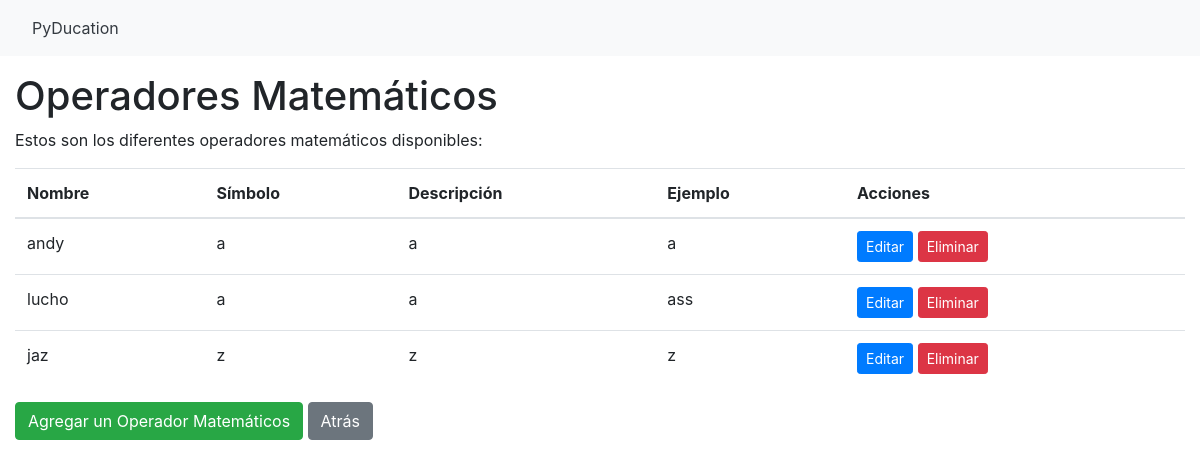
The app's page /math_operators/ with its own data.
### blog/models.py (models this page shows)
class MathOperator(models.Model):
    name = models.CharField(max_length=50)
    symbol = models.CharField(max_length=10)
    description = models.TextField(blank=True, null=True)
    example = models.CharField(max_length=50, blank=True, null=True)
    math_operator_created_by = models.ForeignKey(
        User,
        on_delete=models.CASCADE,
        related_name='math_operators_create',
        null=True,
        blank=True,
        default=None,
    )

### blog/views.py (the view)
# urls.py: path('math_operators/', MathOperatorListView.as_view(), name='math_operator_list'),
class MathOperatorListView(ListView):
    model = MathOperator
    template_name = 'math_operators/math_operator_list.html'
    context_object_name = 'math_operators'

### PyDucation/templates/math_operators/math_operator_list.html
{% extends 'PyDucation/base.html' %}
{% block content %}
  <h1>Operadores Matemáticos</h1>
  <p>Estos son los diferentes operadores matemáticos disponibles:</p>
  <table class="table">
    <thead>
      <tr>
        <th>Nombre</th>
        <th>Símbolo</th>
        <th>Descripción</th>
        <th>Ejemplo</th>
        <th>Acciones</th>
      </tr>
    </thead>
    <tbody>
      {% for math_operator in math_operators %}
      <tr>
        <td>{{ math_operator.name }}</td>
        <td>{{ math_operator.symbol }}</td>
        <td>{{ math_operator.description }}</td>
        <td>{{ math_operator.example }}</td>
        <td>
          <a href="{% url 'math_operator_update' math_operator.pk %}" class="btn btn-primary btn-sm">Editar</a>
          <a href="{% url 'math_operator_delete' math_operator.pk %}" class="btn btn-danger btn-sm">Eliminar</a>
        </td>
      </tr>
      {% empty %}
      <tr>
        <td colspan="5">No math operators found.</td>
      </tr>
      {% endfor %}
    </tbody>
  </table>
  <a href="{% url 'math_operator_create' %}" class="btn btn-success">Agregar un Operador Matemáticos</a>
  <a href="{% url 'pyducation' %}" class="btn btn-secondary">Atrás</a>
{% endblock %}

### records on screen
MathOperator: name "andy", symbol "a", description "a", example "a"
MathOperator: name "lucho", symbol "a", description "a", example "ass"
MathOperator: name "jaz", symbol "z", description "z", example "z"
